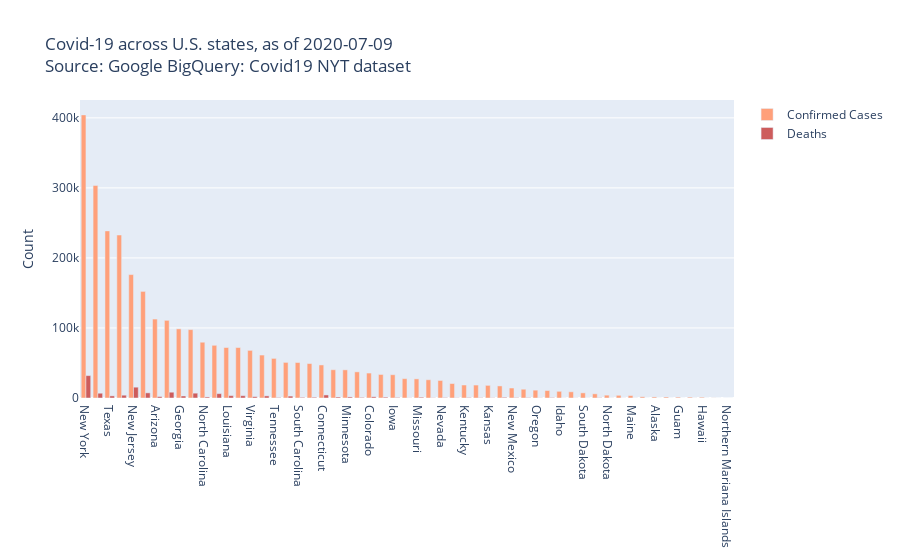

Notebook source saved alongside this figure:
### Markdown cell above
### State wise confirmed cases and deaths

### Code cell
import plotly.graph_objects as go

fig = go.Figure()
fig.add_trace(go.Bar(
    x=covid_us_states_latest['state_name'],
    y=covid_us_states_latest['confirmed_cases'],
    name='Confirmed Cases',
    marker_color='lightsalmon'
))
fig.add_trace(go.Bar(
    x=covid_us_states_latest['state_name'],
    y=covid_us_states_latest['deaths'],
    name='Deaths',
    marker_color='indianred'
))

# Here we modify the tickangle of the xaxis, resulting in rotated labels.
fig.update_layout(barmode='group',
                  title=f"Covid-19 across U.S. states, as of {covid_us_states_latest.iloc[0]['date']}<br>Source: Google BigQuery: Covid19 NYT dataset",
                  yaxis_title="Count")
fig.show()

### Figure 1 — Plotly figure (JSON) as saved in the notebook; plotly's stock layout.template omitted (floating-point values rounded to 4 significant figures)
{"data": [{"marker": {"color": "lightsalmon"}, "name": "Confirmed Cases", "type": "bar", "x": ["New York", "California", "Texas", "Florida", "New Jersey", "Illinois", "Arizona", "Massachusetts", "Georgia", "Pennsylvania", "North Carolina", "Michigan", "Louisiana", "Maryland", "Virginia", "Ohio", "Tennessee", "Indiana", "South Carolina", "Alabama", "Connecticut", "Washington", "Minnesota", "Wisconsin", "Colorado", "Mississippi", "Iowa", "Utah", "Missouri", "Arkansas", "Nevada", "Nebraska", "Kentucky", "Oklahoma", "Kansas", "Rhode Island", "New Mexico", "Delaware", "Oregon", "District of Columbia", "Idaho", "Puerto Rico", "South Dakota", "New Hampshire", "North Dakota", "West Virginia", "Maine", "Wyoming", "Alaska", "Montana", "Guam", "Vermont", "Hawaii", "Virgin Islands", "Northern Mariana Islands"], "y": [404207, 303448, 238614, 232710, 176217, 152188, 112716, 110897, 98693, 97634, 79648, 75247, 72102, 72037, 67988, 61331, 56531, 50829, 50691, 49174, 47209, 40369, 40201, 37358, 35604, 33591, 33251, 27632, 27293, 26052, 25041, 20658, 18549, 18496, 18031, 17243, 14251, 12531, 11195, 10679, 9531, 8862, 7336, 5973, 4074, 3826, 3486, 1774, 1521, 1466, 1278, 1272, 1112, 144, 31]}, {"marker": {"color": "indianred"}, "name": "Deaths", "type": "bar", "x": ["New York", "California", "Texas", "Florida", "New Jersey", "Illinois", "Arizona", "Massachusetts", "Georgia", "Pennsylvania", "North Carolina", "Michigan", "Louisiana", "Maryland", "Virginia", "Ohio", "Tennessee", "Indiana", "South Carolina", "Alabama", "Connecticut", "Washington", "Minnesota", "Wisconsin", "Colorado", "Mississippi", "Iowa", "Utah", "Missouri", "Arkansas", "Nevada", "Nebraska", "Kentucky", "Oklahoma", "Kansas", "Rhode Island", "New Mexico", "Delaware", "Oregon", "District of Columbia", "Idaho", "Puerto Rico", "South Dakota", "New Hampshire", "North Dakota", "West Virginia", "Maine", "Wyoming", "Alaska", "Montana", "Guam", "Vermont", "Hawaii", "Virgin Islands", "Northern Mariana Islands"], "y": [31979, 6825, 3016, 4008, 15448, 7333, 2047, 8268, 2880, 6895, 1487, 6275, 3355, 3288, 1937, 3006, 700, 2739, 905, 1068, 4348, 1410, 1528, 821, 1707, 1204, 741, 205, 1095, 309, 574, 294, 640, 410, 294, 974, 533, 517, 233, 568, 101, 159, 101, 387, 89, 95, 111, 21, 15, 25, 6, 56, 19, 6, 2]}], "layout": {"autosize": true, "barmode": "group", "title": {"text": "Covid-19 across U.S. states, as of 2020-07-09<br>Source: Google BigQuery: Covid19 NYT dataset"}, "xaxis": {"autorange": true, "range": [-0.5, 54.5], "type": "category"}, "yaxis": {"autorange": true, "range": [0, 425500.0], "title": {"text": "Count"}, "type": "linear"}}}
